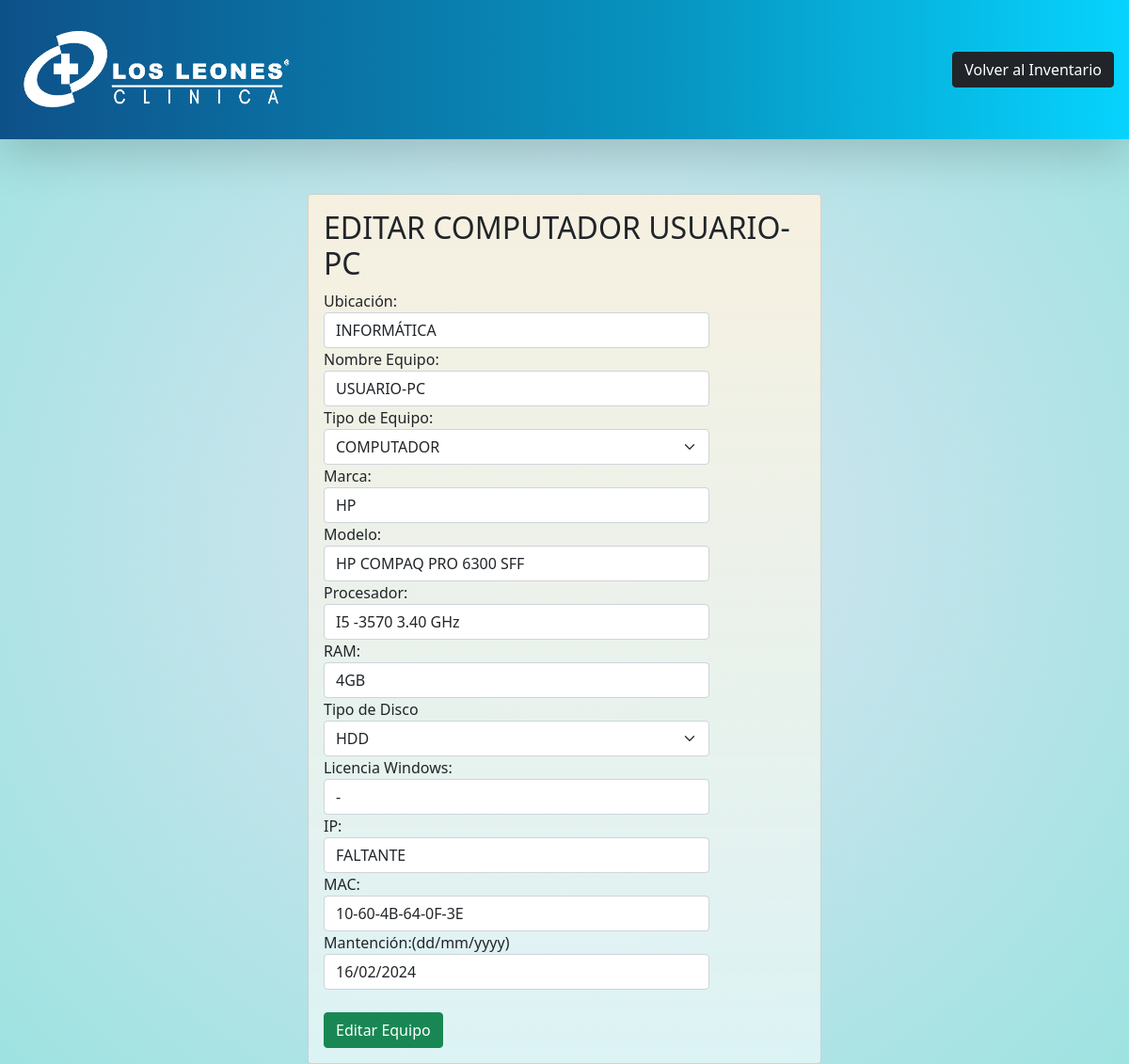
Page /equipos/edit/5 on the committed database.
### equipos/models.py (models this page shows, shortened)
class equipo(models.Model):
    id_equipo = models.AutoField(primary_key= True, null=False)
    nombre = models.CharField('Nombre de Equipo',max_length = 30, default = '')
    marca = models.CharField('Marca de Equipo', max_length = 15, default = '')
    modelo = models.CharField('Modelo de Equipo', max_length = 50, default = '')
    proce = models.CharField('Procesador',max_length = 40,blank = True ,default = '-')
    ram = models.CharField('RAM',max_length = 15,blank = True, default = '-')
    discos = (('-','-'),
              ('SSD','SSD'),
              ('HDD','HDD'))
    disco = models.CharField('Disco',max_length = 5, choices = discos ,blank = True, default = '-')
    ip = models.CharField('IP Equipo', max_length = 20, default = '')
    tipos = (("Tipo de Equipo","Tipo de Equipo"),
             ('COMPUTADOR','COMPUTADOR'),
             ('IMPRESORA','IMPRESORA'))
    tipo = models.CharField('Tipo de Equipo', max_length = 30 ,choices = tipos, default = "Tipo de Equipo" )
    """ubicaciones = (('Ubicación de Equipo','Ubicación de Equipo'),
                   ('CM ADULTO','CM ADULTO'),
                   ('CM TRAUMATOLOGICO','CM TRAUMATOLOGICO'),
                   ('CM PEDIATRICO','CM PEDIATRICO'),
                   ('CM GERENCIAL','CM GERENCIAL'),
                   ('CM CERVANTES','CM CERVANTES'),
                   ('UNIDAD DE EXAMENES','UNIDAD DE EXAMENES'),
                   ('RESONANCIA','RESONANCIA'),
                   ('RAYOS','RAYOS'),
                   ('MAMOGRAFIA','MAMOGRAFIA'),
                   ('SCANNER','SCANNER'),
                   ('ELECTRO','ELECTRO'),
                   ('TOMA DE MUESTRAS','TOMA DE MUESTRAS'),
                   ('URGENCIAS','URGENCIAS'),
                   ('URGENCIAS RECEPCION','URGENCIAS RECEPCION'),
                   ('HOSPITALIZACION','HOSPITALIZACION'),
                   ('UTI','UTI'),
                   ('CONTABILIDAD','CONTABILIDAD'),
                   ('RRHH','RRHH'),
                   ('VACUNATORIO','VACUNATORIO'),
                   ('MANTENCION','MANTENCION'),
                   ('PABELLON','PABELLON'),
                   ('PRESUPUESTOS','PRESUPUESTOS'),
                   ('COBRANZA','COBRANZA'),
                   ('GERENCIA EUSEBIO LILLO','GERENCIA EUSEBIO LILLO'),
                   ('GERENCIA CERVANTES','GERENCIA CERVANTES'),
                   ('FICHEROS','FICHEROS'),
                   ('FONASA','FONASA'),
                   ('CALIDAD','CALIDAD'),
                   ('INFORMACIONES','INFORMACIONES'),
                   ('INFORMATICA','INFORMATICA')"""
    ubicacion = models.CharField('Ubicación de Equipo', max_length=50, default ="")
    mac = models.CharField('MAC Equipo', max_length = 25, default = '')
    mantencion = models.CharField('Fecha Mantención', max_length = 20, default = '-')
    licencia = models.CharField('Licencia Windows',max_length = 35, default = "-")
    required = models.BooleanField('Requiere Mantención', default = False)
    link = models.CharField('URL impresora', max_length = 200, default = '-')

### equipos/views.py (the view, shortened to what this page needs)
# urls.py: path('equipos/edit/<int:id_equipo>',editEq,name = 'update'),
def editEq(request, id_equipo):
    eq = equipo.objects.get(pk = id_equipo)
    form = equipoForm(request.POST, instance=eq)
    licencia = request.POST.get('licencia')
    link = request.POST.get('link')
    return render(request, 'equipos/editEquipo.html',{'form':form , 'eq': eq})

### equipos/forms.py (shortened to what this page needs)
class equipoForm(ModelForm):
    class Meta:
        model = equipo
        fields = ['ubicacion','tipo','marca','nombre','modelo','ip','mac','mantencion']

### templates/equipos/editEquipo.html (shortened to what this page needs)
<!DOCTYPE html>
{%load static%}
<html lang="en">
<head>
    <link href="https://cdn.jsdelivr.net/npm/bootstrap@5.0.0-beta2/dist/css/bootstrap.min.css" rel="stylesheet">
</head>
<body style="background: rgb(220,228,242);
background: radial-gradient(circle, rgba(220,228,242,1) 0%, rgba(158,227,225,1) 100%);">
    <header class="shadow-lg p-3 mb-5"
        style="background: rgb(14,81,137);
    background: linear-gradient(90deg, rgba(14,81,137,1) 0%, rgba(7,148,192,1) 59%, rgba(0,211,255,0.9641106442577031) 100%); width: 100%;">
        <div class="navbar">
            <a href="{% url 'index' %}"><img src= "{% static 'img/logo.png' %}" alt="logo_cll" height="100px" width="300px"></a>
            <a id="back" style="margin-left: 15px;" class="btn btn-dark" href="{% url 'index' %}">Volver al Inventario</a>
        </div>
    </header>
    <div class="container" style="padding-top: 10px;">
        <div class="row">
            <div class="col-12 col-md-6 offset-md-3">
                <div style="background: rgb(224,244,246);
                background: linear-gradient(0deg, rgba(224,244,246,0.9052871148459384) 0%, rgba(246,240,224,1) 100%);" class="card">
                    <div class="card-body">
                        <h2>EDITAR {{eq.tipo}} {{eq.nombre}}</h2>
                        <form action="{% url 'update' eq.id_equipo %}" method="post">
                            <label for="ubicacion">Ubicación:</label>
                            <input style="display: block; width: 80%;" class="form-control" type="text" name="ubicacion" value="{{eq.ubicacion}}">
                            <label for="nombre">Nombre Equipo:</label>
                            <input style="display: block; width: 80%;" class="form-control" type="text" name="nombre" value="{{eq.nombre}}">
                            <label for="tipo">Tipo de Equipo:</label>
                            <select style="display: block; width: 80%;" name="tipo" class="form-select">
                                {% if eq.tipo == 'COMPUTADOR' %}
                                <option value="COMPUTADOR">COMPUTADOR</option>
                                {% else %}
                                <option value="IMPRESORA">IMPRESORA</option>
                                <option value="COMPUTADOR">COMPUTADOR</option>
                                {% endif %}
                            </select>
                            <label for="marca">Marca:</label>
                            <input style="display: block; width: 80%;" type="text" name="marca" class="form-control" value = "{{eq.marca}}">
                            <label for="modelo">Modelo:</label>
                            <input style="display: block; width: 80%;" type="text" name="modelo" class="form-control" value="{{eq.modelo}}">
                            {% if eq.tipo == 'COMPUTADOR' %}
                            <label for="proce">Procesador:</label>
                            <input style="display: block; width: 80%;" class="form-control" type="text" name="proce" value="{{eq.proce}}">
                            <label for="ram">RAM:</label>
                            <input style="display: block; width: 80%;" class="form-control" type="text" name="ram" value="{{eq.ram}}">
                            <label for="disco">Tipo de Disco</label>
                            <select  style="display: block; width: 80%;" name="disco" class = 'form-select'>
                                {% if eq.disco == 'SSD' %}
                                <option value="SSD">SSD</option>
                                <option value="HDD">HDD</option>
                                {% else %}
                                <option value="HDD">HDD</option>
                                {% endif %}
                            </select>
                            <label for="licencia">Licencia Windows:</label>
                            <input style="display: block; width: 80%;" class="form-control" type="text" name="licencia" value="{{eq.licencia}}">
                            {% endif %}
                            <label for="ip">IP:</label>
                            <input style="display: block; width: 80%;" class="form-control" type="text" name="ip" value="{{eq.ip}}">
                            <label for="mac">MAC:</label>
                            <input style="display: block; width: 80%;" class="form-control" type="text" name="mac" value="{{eq.mac}}">
                            <label style="display: block;" for="mantencion">Mantención:(dd/mm/yyyy)</label>
                            <input style="display: block; width: 80%;" class="form-control" type="text" name="mantencion" value="{{eq.mantencion}}">
                            <br>
                            <input class="btn btn-success" type="submit" value="Editar Equipo">
                        </form>
                    </div>
                </div>
            </div>
        </div>
    </div>
</body>
</html>

### rows in the picture
equipo: tipo "COMPUTADOR", nombre "USUARIO-PC", ubicacion "INFORMÁTICA", marca "HP", modelo "HP COMPAQ PRO 6300 SFF", proce "I5 -3570 3.40 GHz", ram "4GB", disco "HDD", licencia "-", ip "FALTANTE", mac "10-60-4B-64-0F-3E", mantencion "16/02/2024"
